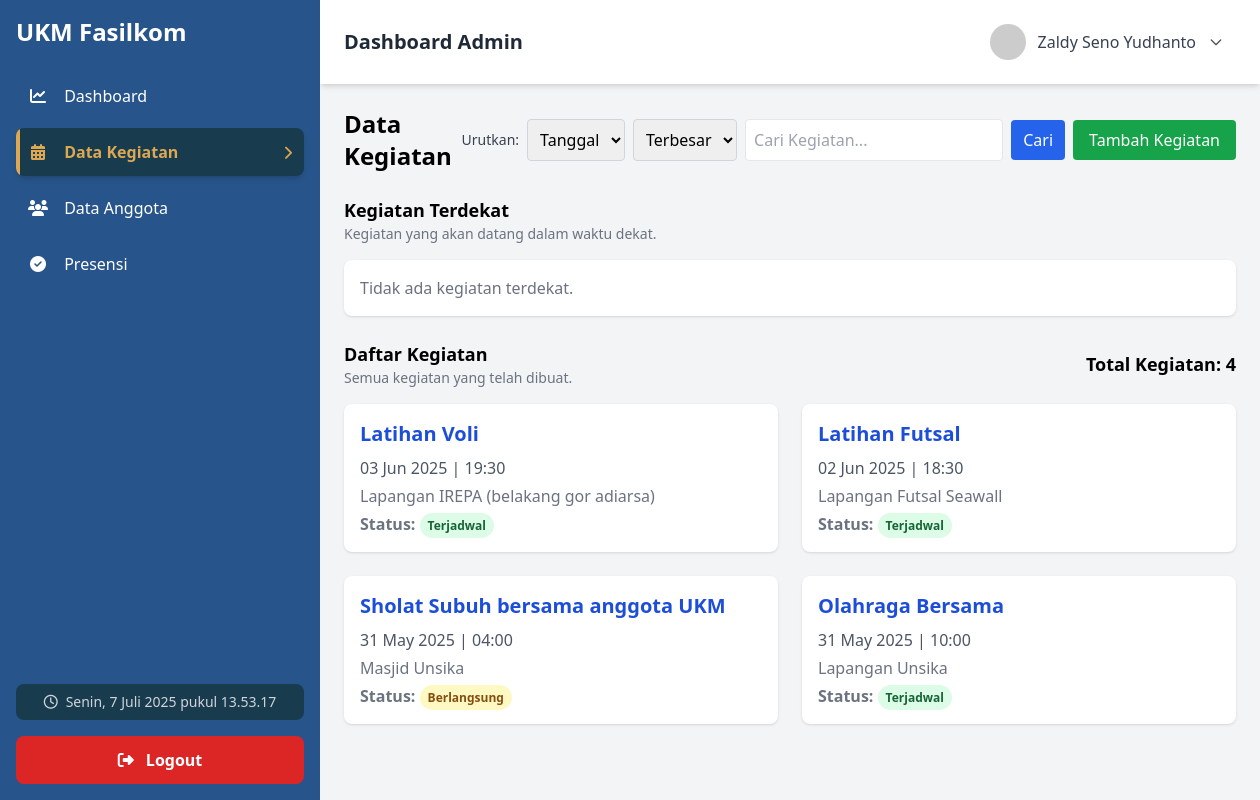
Page /Admin/kegiatan/data-kegiatan.php (signed in) on the committed database.
### tables this page shows
CREATE TABLE `pendaftaran` (
  `id_pendaftaran` int(11) NOT NULL,
  `id_user` int(11) NOT NULL,
  `nama` varchar(100) NOT NULL,
  `npm` varchar(20) NOT NULL,
  `email` varchar(100) NOT NULL,
  `prodi` varchar(100) NOT NULL,
  `angkatan` year(4) NOT NULL,
  `jabatan` varchar(50) DEFAULT 'Anggota',
  `bio` text DEFAULT NULL,
  `tanggal_daftar` datetime DEFAULT current_timestamp(),
  `status` enum('pending','diterima','ditolak') DEFAULT 'pending',
  `bukti_npm` varchar(255) DEFAULT NULL
);

CREATE TABLE `kegiatan` (
  `id_kegiatan` int(11) NOT NULL,
  `judul_kegiatan` varchar(100) NOT NULL,
  `tanggal_kegiatan` date NOT NULL,
  `waktu_kegiatan` time NOT NULL,
  `lokasi` varchar(150) DEFAULT NULL,
  `deskripsi` text DEFAULT NULL,
  `status` enum('Terjadwal','Berlangsung','Selesai','Dibatalkan') DEFAULT 'Terjadwal',
  `dibuat_oleh` varchar(100) DEFAULT NULL,
  `created_at` timestamp NOT NULL DEFAULT current_timestamp()
);

### Admin/kegiatan/data-kegiatan.php (the view, shortened to what this page needs)
<?php
include '../koneksi.php';
$current_time = date('Y-m-d H:i:s');
mysqli_query($koneksi, "
    UPDATE kegiatan
    SET status = 'Berlangsung'
    WHERE status = 'Terjadwal'
    AND CONCAT(tanggal_kegiatan, ' ', waktu_kegiatan) <= '$current_time'
");
mysqli_query($koneksi, "
    UPDATE kegiatan
    SET status = 'Selesai'
    WHERE status = 'Berlangsung'
    AND DATE_ADD(CONCAT(tanggal_kegiatan, ' ', waktu_kegiatan), INTERVAL 2 HOUR) <= '$current_time'
");
$query1 = mysqli_query($koneksi, "
    SELECT * FROM kegiatan
    WHERE
        CONCAT(tanggal_kegiatan, ' ', waktu_kegiatan)
        AND DATE_ADD(CONCAT(tanggal_kegiatan, ' ', waktu_kegiatan), INTERVAL 2 HOUR) > NOW()
    ORDER BY tanggal_kegiatan ASC, waktu_kegiatan ASC
    LIMIT 2;
");
$search = isset($_GET['search']) ? mysqli_real_escape_string($koneksi, $_GET['search']) : '';
$order = isset($_GET['order']) ? strtoupper($_GET['order']) : 'DESC';
$orderBy = "tanggal_kegiatan $order";
$query2 = mysqli_query($koneksi, "
    SELECT * FROM kegiatan
    WHERE judul_kegiatan LIKE '%$search%'
    ORDER BY $orderBy
");
?>
<!DOCTYPE html>
<html lang="en">
<head>
    <script src="https://cdn.tailwindcss.com"></script>
</head>
<body class="bg-gray-100 font-sans">
    <div class="flex h-screen">
        <?php include '../sidebar.php'; ?>
        <div class="flex-1 flex flex-col sm:ml-0 md:ml-80 lg:ml-80 xl:ml-80">
            <?php include '../navbar.php'; ?>
            <section class="p-6">
                <div class="flex flex-col md:flex-row md:items-center md:justify-between mb-6">
                    <div class="mb-4 md:mb-0">
                        <h2 class="text-2xl font-semibold">Data Kegiatan</h2>
                    </div>
                    <div class="flex flex-col md:flex-row md:items-center gap-2 w-full md:w-auto">
                        <form method="GET" class="flex flex-col md:flex-row md:items-center gap-2 w-full md:w-auto">
                            <div class="flex items-center gap-2">
                                <label class="text-sm font-medium text-gray-700">Urutkan:</label>
                                <select name="sort" class="border border-gray-300 rounded p-2" onchange="this.form.submit()">
                                    <option value="tanggal" <?= (isset($_GET['sort']) && $_GET['sort'] == 'tanggal') ? 'selected' : '' ?>>Tanggal</option>
                                </select>
                                <select name="order" class="border border-gray-300 rounded p-2" onchange="this.form.submit()">
                                    <option value="desc" <?= (!isset($_GET['order']) || $_GET['order'] == 'desc') ? 'selected' : '' ?>>Terbesar</option>
                                </select>
                            </div>
                            <div class="flex items-center gap-2 w-full md:w-80">
                                <input type="text" name="search" placeholder="Cari Kegiatan..." value="<?= isset($_GET['search']) ? htmlspecialchars($_GET['search']) : '' ?>" class="border p-2 rounded w-full">
                                <button type="submit" class="bg-blue-600 text-white px-3 py-2 rounded hover:bg-blue-700">Cari</button>
                            </div>
                        </form>
                        <a href="tambah-kegiatan.php" class="bg-green-600 text-white px-4 py-2 rounded hover:bg-green-700 whitespace-nowrap">Tambah Kegiatan</a>
                    </div>
                </div>
                <div class="mb-6">
                    <div class="flex flex-col md:flex-row md:items-center md:justify-between">
                        <div class="mb-4">
                            <h3 class="text-lg font-semibold">Kegiatan Terdekat</h3>
                            <p class="text-sm text-gray-500">Kegiatan yang akan datang dalam waktu dekat.</p>
                        </div>
                    </div>
                    <?php if (mysqli_num_rows($query1) > 0): ?>
                        <?php while ($row = mysqli_fetch_assoc($query1)): ?>
                            <div
                                class="cursor-pointer bg-white rounded-lg shadow p-4 hover:shadow-lg transition mb-4"
                                onclick="openModal(<?= $row['id_kegiatan'] ?>)"
                            >
                                <h2 class="text-xl font-semibold text-blue-700"><?= htmlspecialchars($row['judul_kegiatan']) ?></h2>
                                <p class="text-gray-600 mt-2"><?= date('d M Y', strtotime($row['tanggal_kegiatan'])) ?> | <?= date('H:i', strtotime($row['waktu_kegiatan'])) ?></p>
                                <p class="text-gray-500 mt-1"><?= htmlspecialchars($row['lokasi']) ?></p>
                                <p class="text-gray-500 mt-1"><strong>Status:</strong>
                                    <span class="px-2 py-1 rounded-full text-xs font-semibold
                                        <?= $row['status'] == 'Berlangsung' ? 'bg-yellow-100 text-yellow-800' : 'bg-green-100 text-green-800' ?>">
                                        <?= htmlspecialchars($row['status']) ?>
                                    </span>
                                </p>
                            </div>
                            <div id="modal-<?= $row['id_kegiatan'] ?>" class="modal fixed inset-0 bg-black bg-opacity-50 hidden flex items-center justify-center z-50" data-modal-id="<?= $row['id_kegiatan'] ?>">
                                <div class="bg-white rounded-lg p-6 w-full max-w-md relative">
                                    <button onclick="closeModal(<?= $row['id_kegiatan'] ?>)" class="absolute top-2 right-2 text-gray-500 hover:text-gray-800">&times;</button>
                                    <h2 class="text-xl font-bold text-blue-700 mb-2"><?= htmlspecialchars($row['judul_kegiatan']) ?></h2>
                                    <p class="text-sm text-gray-600"><?= date('d M Y', strtotime($row['tanggal_kegiatan'])) ?> | <?= date('H:i', strtotime($row['waktu_kegiatan'])) ?></p>
                                    <p class="text-gray-600 mt-2"><strong>Lokasi:</strong> <?= htmlspecialchars($row['lokasi']) ?></p>
                                    <p class="text-gray-600 mt-2"><strong>Deskripsi:</strong><br><?= nl2br(htmlspecialchars($row['deskripsi'])) ?></p>
                                    <p class="text-gray-600 mt-2"><strong>Dibuat oleh:</strong> <?= htmlspecialchars($row['dibuat_oleh']) ?></p>
                                    <div class="mt-4 flex items-center gap-2 justify-between">
                                        <p class="mt-4 text-sm">
                                            <strong>Status kegiatan:</strong>
                                            <span class="px-2 py-1 rounded-full text-xs font-semibold
                                                <?= $row['status'] == 'Berlangsung' ? 'bg-yellow-100 text-yellow-800' : 'bg-green-100 text-green-800' ?>">
                                                <?= htmlspecialchars($row['status']) ?>
                                            </span>
                                        </p>
                                        <div class="mt-4 flex justify-end gap-2">
                                            <a href="edit-kegiatan.php?id=<?= $row['id_kegiatan'] ?>" class="px-3 py-1 bg-yellow-500 text-white rounded hover:bg-yellow-600">Edit</a>
                                            <a href="hapus-kegiatan.php?id=<?= $row['id_kegiatan'] ?>" onclick="return confirmDelete()" class="px-3 py-1 bg-red-600 text-white rounded hover:bg-red-700">Hapus</a>
                                        </div>
                                    </div>
                                </div>
                            </div>
                        <?php endwhile; ?>
                    <?php else: ?>
                        <p class="bg-white rounded-lg shadow p-4 text-gray-500">Tidak ada kegiatan terdekat.</p>
                    <?php endif; ?>
                </div>
                <div class="mb-6">
                    <div class="flex flex-col md:flex-row md:items-center md:justify-between">
                        <div class="mb-4">
                            <h3 class="text-lg font-semibold">Daftar Kegiatan</h3>
                            <p class="text-sm text-gray-500">Semua kegiatan yang telah dibuat.</p>
                        </div>
                        <div class="mb-4">
                            <h3 class="text-lg font-semibold">Total Kegiatan: <?= mysqli_num_rows($query2) ?></h3>
                        </div>
                    </div>
                <div class="grid grid-cols-1 md:grid-cols-2 lg:grid-cols-2 gap-6">
                    <?php while ($row = mysqli_fetch_assoc($query2)): ?>
                        <div
                            class="cursor-pointer bg-white rounded-lg shadow p-4 hover:shadow-lg transition"
                            onclick="openModal(<?= $row['id_kegiatan'] ?>)"
                        >
                            <h2 class="text-xl font-semibold text-blue-700"><?= htmlspecialchars($row['judul_kegiatan']) ?></h2>
                            <p class="text-gray-600 mt-2"><?= date('d M Y', strtotime($row['tanggal_kegiatan'])) ?> | <?= date('H:i', strtotime($row['waktu_kegiatan'])) ?></p>
                            <p class="text-gray-500 mt-1"><?= htmlspecialchars($row['lokasi']) ?></p>
                            <p class="text-gray-500 mt-1"><strong>Status:</strong>
                                <span class="px-2 py-1 rounded-full text-xs font-semibold
                                    <?= $row['status'] == 'Berlangsung' ? 'bg-yellow-100 text-yellow-800' : 'bg-green-100 text-green-800' ?>">
                                    <?= htmlspecialchars($row['status']) ?>
                                </span>
                            </p>
                        </div>
                    <?php endwhile; ?>
                </div>
            </section>
        </div>
    </div>
</body>
</html>

### Admin/navbar.php (shortened to what this page needs)
<?php
$user_name = 'Admin';
if (isset($_SESSION['id_user'])) {
    $id_user = $_SESSION['id_user'];
    $query = "SELECT nama, npm, prodi, email FROM pendaftaran WHERE id_user = ?";
    $stmt = mysqli_prepare($koneksi, $query);
    if ($stmt) {
        mysqli_stmt_bind_param($stmt, "i", $id_user);
        mysqli_stmt_execute($stmt);
        $result = mysqli_stmt_get_result($stmt);
        if (mysqli_num_rows($result) > 0) {
            $userData = mysqli_fetch_assoc($result);
            $user_name = $userData['nama'] ?? 'Admin';
        } else {
            $user_name = $_SESSION['username'] ?? 'Admin';
        }
    }
} else {
    $loginPath = getCorrectPath('login.php');
    header("Location: " . $loginPath);
    exit();
}
?>
<nav class="bg-white shadow-md px-6 py-4 flex items-center justify-between sticky top-0 z-40 mt-16 sm:mt-16 md:mt-0 lg:mt-0">
    <h2 class="text-xl font-semibold text-gray-800">Dashboard Admin</h2>
    <div class="relative">
        <button onclick="toggleDropdown()" id="dropdownButton" class="flex items-center space-x-3 focus:outline-none hover:bg-gray-100 px-3 py-2 rounded transition">
            <img src="https://ui-avatars.com/api/?name=<?= urlencode($user_name) ?>&background=27548A&color=fff" class="w-9 h-9 rounded-full" alt="User Photo">
            <span class="text-gray-700 font-medium hidden sm:inline"><?= htmlspecialchars($user_name) ?></span>
            <svg id="dropdownIcon" class="w-4 h-4 text-gray-600 transition-transform duration-200" fill="none" stroke="currentColor" viewBox="0 0 24 24">
                <path stroke-linecap="round" stroke-linejoin="round" stroke-width="2" d="M19 9l-7 7-7-7" />
            </svg>
        </button>
    </div>
</nav>

### Admin/navbar.php (style rules this page uses)
#dropdownIcon { transition: transform 0.2s ease; }

### rows in the picture
pendaftaran: nama "Zaldy Seno Yudhanto"
kegiatan: judul_kegiatan "Latihan Voli", tanggal_kegiatan "03 Jun 2025", waktu_kegiatan "19:30", lokasi "Lapangan IREPA (belakang gor adiarsa)", status "Terjadwal"
kegiatan: judul_kegiatan "Latihan Futsal", tanggal_kegiatan "02 Jun 2025", waktu_kegiatan "18:30", lokasi "Lapangan Futsal Seawall", status "Terjadwal"
kegiatan: judul_kegiatan "Sholat Subuh bersama anggota UKM", tanggal_kegiatan "31 May 2025", waktu_kegiatan "04:00", lokasi "Masjid Unsika", status "Berlangsung"
kegiatan: judul_kegiatan "Olahraga Bersama", tanggal_kegiatan "31 May 2025", waktu_kegiatan "10:00", lokasi "Lapangan Unsika", status "Terjadwal"

### other values in the picture
$item['title'] "Dashboard"
$item['title'] "Data Kegiatan"
$item['title'] "Data Anggota"
$item['title'] "Presensi"
mysqli_num_rows($query2) "4"
